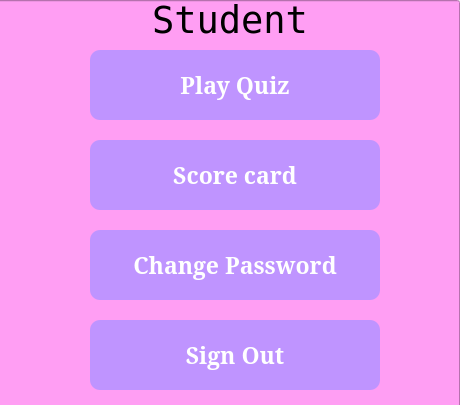
<?xml version="1.0" encoding="UTF-8"?>
<ui version="4.0">
 <class>Dialog</class>
 <widget class="QDialog" name="Dialog">
  <property name="geometry">
   <rect>
    <x>0</x>
    <y>0</y>
    <width>460</width>
    <height>405</height>
   </rect>
  </property>
  <property name="windowTitle">
   <string>Choice page</string>
  </property>
  <widget class="QLineEdit" name="lineEdit">
   <property name="geometry">
    <rect>
     <x>-10</x>
     <y>0</y>
     <width>470</width>
     <height>421</height>
    </rect>
   </property>
   <property name="styleSheet">
    <string notr="true">background-color: rgb(255, 158, 243);</string>
   </property>
   <property name="readOnly">
    <bool>true</bool>
   </property>
  </widget>
  <widget class="QLabel" name="label">
   <property name="geometry">
    <rect>
     <x>120</x>
     <y>-20</y>
     <width>220</width>
     <height>80</height>
    </rect>
   </property>
   <property name="font">
    <font>
     <family>NSimSun</family>
     <pointsize>28</pointsize>
    </font>
   </property>
   <property name="text">
    <string>Student</string>
   </property>
   <property name="alignment">
    <set>Qt::AlignCenter</set>
   </property>
  </widget>
  <widget class="QPushButton" name="btn1">
   <property name="geometry">
    <rect>
     <x>90</x>
     <y>50</y>
     <width>290</width>
     <height>70</height>
    </rect>
   </property>
   <property name="font">
    <font>
     <family>MS Serif</family>
     <pointsize>17</pointsize>
     <weight>75</weight>
     <bold>true</bold>
    </font>
   </property>
   <property name="styleSheet">
    <string notr="true">QPushButton{
background-color: rgb(191, 148, 255);
border-radius:10px;
	color: rgb(255, 255, 255);
}
QPushButton:hover{
color: rgb(255, 0, 0);
}</string>
   </property>
   <property name="text">
    <string>Play Quiz</string>
   </property>
  </widget>
  <widget class="QPushButton" name="btn2">
   <property name="geometry">
    <rect>
     <x>90</x>
     <y>140</y>
     <width>290</width>
     <height>70</height>
    </rect>
   </property>
   <property name="font">
    <font>
     <family>MS Serif</family>
     <pointsize>17</pointsize>
     <weight>75</weight>
     <bold>true</bold>
    </font>
   </property>
   <property name="styleSheet">
    <string notr="true">QPushButton{
background-color: rgb(191, 148, 255);
border-radius:10px;
	color: rgb(255, 255, 255);
}
QPushButton:hover{
color: rgb(255, 0, 0);
}</string>
   </property>
   <property name="text">
    <string>Score card</string>
   </property>
  </widget>
  <widget class="QPushButton" name="btn3">
   <property name="geometry">
    <rect>
     <x>90</x>
     <y>230</y>
     <width>290</width>
     <height>70</height>
    </rect>
   </property>
   <property name="font">
    <font>
     <family>MS Serif</family>
     <pointsize>17</pointsize>
     <weight>75</weight>
     <bold>true</bold>
    </font>
   </property>
   <property name="styleSheet">
    <string notr="true">QPushButton{
background-color: rgb(191, 148, 255);
border-radius:10px;
	color: rgb(255, 255, 255);
}
QPushButton:hover{
color: rgb(255, 0, 0);
}</string>
   </property>
   <property name="text">
    <string>Change Password</string>
   </property>
  </widget>
  <widget class="QPushButton" name="btn4">
   <property name="geometry">
    <rect>
     <x>90</x>
     <y>320</y>
     <width>290</width>
     <height>70</height>
    </rect>
   </property>
   <property name="font">
    <font>
     <family>MS Serif</family>
     <pointsize>17</pointsize>
     <weight>75</weight>
     <bold>true</bold>
    </font>
   </property>
   <property name="styleSheet">
    <string notr="true">QPushButton{
background-color: rgb(191, 148, 255);
border-radius:10px;
	color: rgb(255, 255, 255);
}
QPushButton:hover{
color: rgb(255, 0, 0);
}</string>
   </property>
   <property name="text">
    <string>Sign Out</string>
   </property>
  </widget>
  <widget class="QLabel" name="lb1">
   <property name="geometry">
    <rect>
     <x>0</x>
     <y>10</y>
     <width>160</width>
     <height>30</height>
    </rect>
   </property>
   <property name="font">
    <font>
     <pointsize>14</pointsize>
    </font>
   </property>
   <property name="text">
    <string/>
   </property>
  </widget>
 </widget>
 <resources>
  <include location="../../res.qrc"/>
 </resources>
 <connections/>
</ui>
